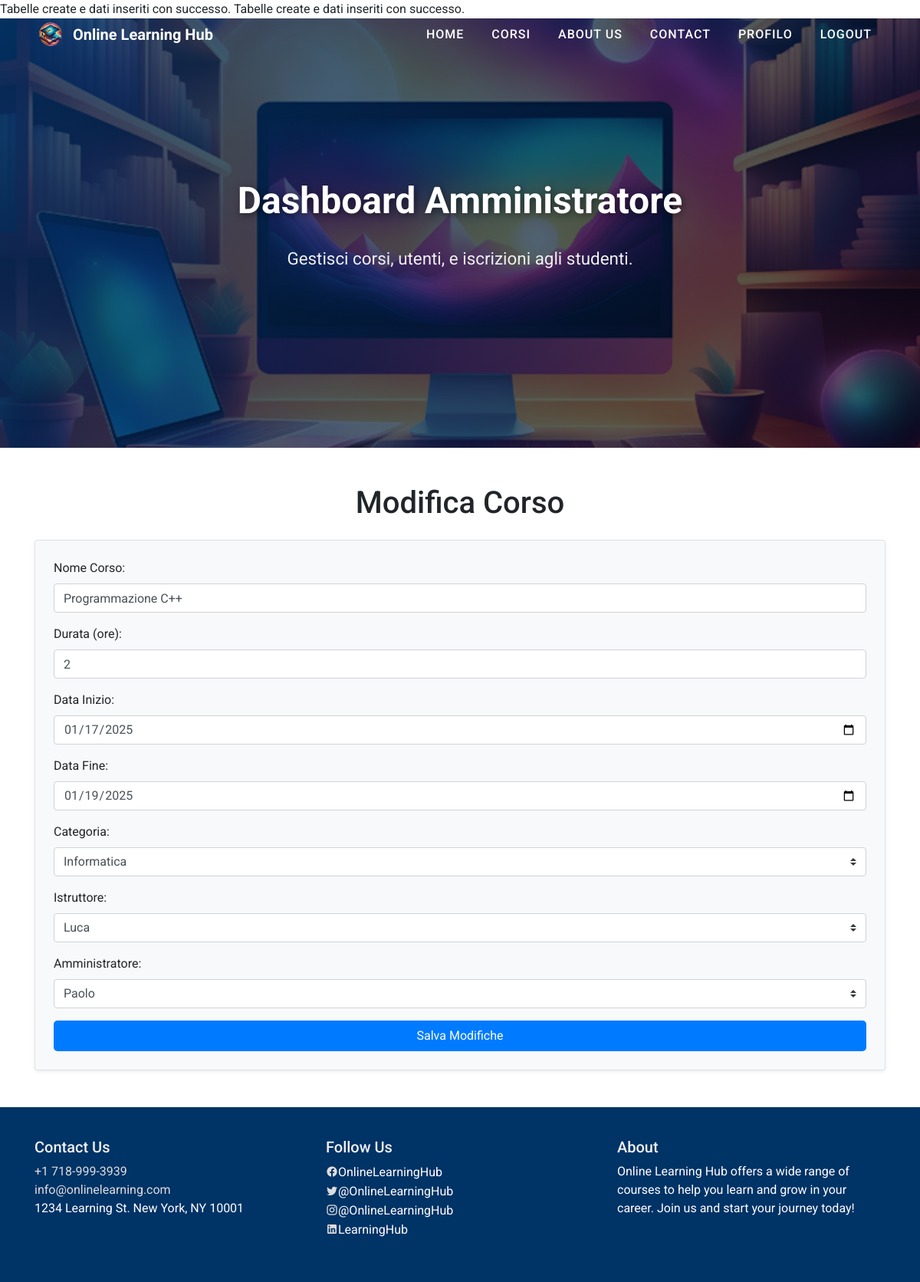
Page /admin/edit_corso.php?id=1 on the committed database.
### tables this page shows
CREATE TABLE IF NOT EXISTS `corso` (
    `IdCorso` int AUTO_INCREMENT PRIMARY KEY,
    `Nome` varchar(100) DEFAULT NULL,
    `Durata` int DEFAULT NULL,
    `DataInizio` date DEFAULT NULL,
    `IdIstruttore` int DEFAULT NULL,
    `IdCategoria` int DEFAULT NULL,
    `DataFine` date DEFAULT NULL,
    `Idamministratore` int NOT NULL
);

### admin/edit_corso.php (the view, shortened to what this page needs)
<?php
include('../config.php');
include('../templates/template_header.php');
include('../pages/navbar.php');
$idCorso = $_GET['id'];
$query = $pdo->prepare("SELECT * FROM corso WHERE IdCorso = :id");
$query->execute(['id' => $idCorso]);
$course = $query->fetch(PDO::FETCH_ASSOC);
?>
<header class="header-bg">
    <div class="overlay"></div>
    <div class="container text-center text-white d-flex align-items-center justify-content-center flex-column">
        <h1 class="hero-title">Dashboard Amministratore</h1>
        <p class="hero-subtext">Gestisci corsi, utenti, e iscrizioni agli studenti.</p>
    </div>
</header>
<div class="container my-5">
    <h1 class="mb-4 text-center">Modifica Corso</h1>
    <form method="POST" class="p-4 border rounded shadow-sm bg-light">
        <div class="mb-3">
            <label for="nome" class="form-label">Nome Corso:</label>
            <input type="text" id="nome" name="nome" class="form-control" value="<?php echo htmlspecialchars($course['Nome']); ?>" required>
        </div>
        <div class="mb-3">
            <label for="durata" class="form-label">Durata (ore):</label>
            <input type="number" id="durata" name="durata" class="form-control" value="<?php echo htmlspecialchars($course['Durata']); ?>" required>
        </div>
        <div class="mb-3">
            <label for="data_inizio" class="form-label">Data Inizio:</label>
            <input type="date" id="data_inizio" name="data_inizio" class="form-control" value="<?php echo htmlspecialchars($course['DataInizio']); ?>" required>
        </div>
        <div class="mb-3">
            <label for="data_fine" class="form-label">Data Fine:</label>
            <input type="date" id="data_fine" name="data_fine" class="form-control" value="<?php echo htmlspecialchars($course['DataFine']); ?>" required>
        </div>
        <div class="mb-3">
            <label for="id_categoria" class="form-label">Categoria:</label>
            <select id="id_categoria" name="id_categoria" class="form-select custom-select" required>
                <?php
                $query = $pdo->query("SELECT IdCategoria, NomeCategoria FROM categoria");
                while ($row = $query->fetch(PDO::FETCH_ASSOC)) {
                    echo "<option value='{$row['IdCategoria']}'>{$row['NomeCategoria']}</option>";
                }
                ?>
            </select>
        </div>
        <div class="mb-3">
            <label for="id_istruttore" class="form-label">Istruttore:</label>
            <select id="id_istruttore" name="id_istruttore" class="form-select custom-select" required>
                <?php
                $query = $pdo->query("SELECT IdIstruttore, Nome FROM istruttore");
                while ($row = $query->fetch(PDO::FETCH_ASSOC)) {
                    echo "<option value='{$row['IdIstruttore']}'>{$row['Nome']}</option>";
                }
                ?>
            </select>
        </div>
        <div class="mb-3">
            <label for="id_amministratore" class="form-label">Amministratore:</label>
            <select id="id_amministratore" name="id_amministratore" class="form-select custom-select" required>
                <?php
                $query = $pdo->query("SELECT IdAmministratore, Nome FROM amministratore");
                while ($row = $query->fetch(PDO::FETCH_ASSOC)) {
                    echo "<option value='{$row['IdAmministratore']}'>{$row['Nome']}</option>";
                }
                ?>
            </select>
        </div>
        <button type="submit" class="btn btn-primary w-100">Salva Modifiche</button>
    </form>
</div>
<?php include('../templates/template_footer.php'); ?>

### style.css (style rules this page uses)
body { font-family: 'Roboto', sans-serif; margin: 0; padding: 0; }
.header-bg { background-image: url('resources/images/header-bg.jpg'); background-size: cover; background-position: center; height: 60vh; display: flex; justify-content: center; align-items: center; color: white; position: relative; }
.hero-subtext { font-size: 1.2rem; margin-top: 15px; }
.header-bg { position: relative; background-image: url('resources/image/sfondoHeader.png'); background-size: cover; background-position: center; height: 70vh; display: flex; align-items: center; justify-content: center; text-align: center; color: white; }
.header-bg .overlay { position: absolute; top: 0; left: 0; width: 100%; height: 100%; background: linear-gradient(135deg, rgba(0, 51, 102, 0.8), rgba(0, 0, 0, 0.6)); z-index: 1; }
.container { z-index: 2; }
.hero-title { font-size: 3rem; font-weight: 700; text-shadow: 2px 2px 10px rgba(0, 0, 0, 0.5); margin-bottom: 15px; }
.hero-subtext { font-size: 1.4rem; margin-bottom: 20px; color: #f0f0f0; }
.btn-primary { background-color:rgb(46, 96, 245); border-color: rgb(46, 96, 245); transition: all 0.3s ease-in-out; }
.btn-primary { background-color: #007bff; color: #fff; padding: 8px 12px; border: none; border-radius: 5px; cursor: pointer; }

### rows in the picture
corso: nome "Programmazione C++", durata "2", data_inizio "01/17/2025", data_fine "01/19/2025"

### other values in the picture
form field id_categoria "Informatica"
form field id_istruttore "Luca"
form field id_amministratore "Paolo"
